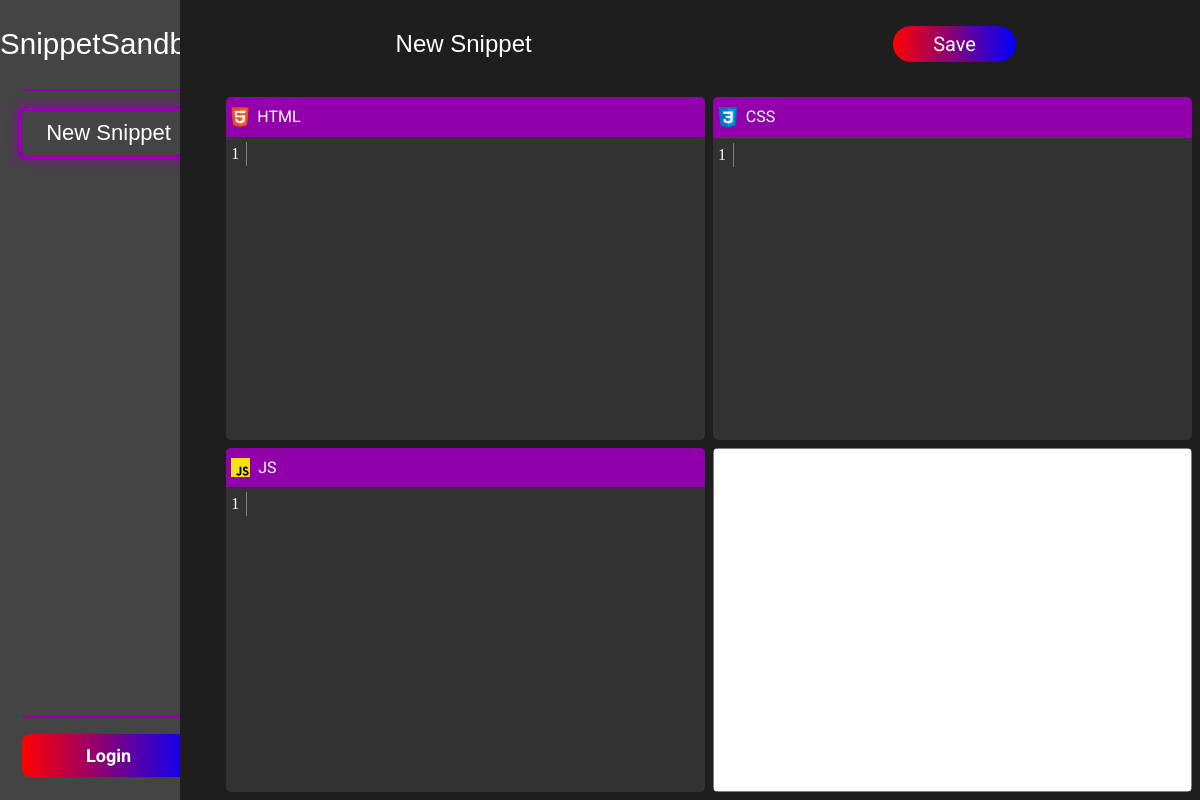
/snippet/7, run on an earlier commit of the app's database.
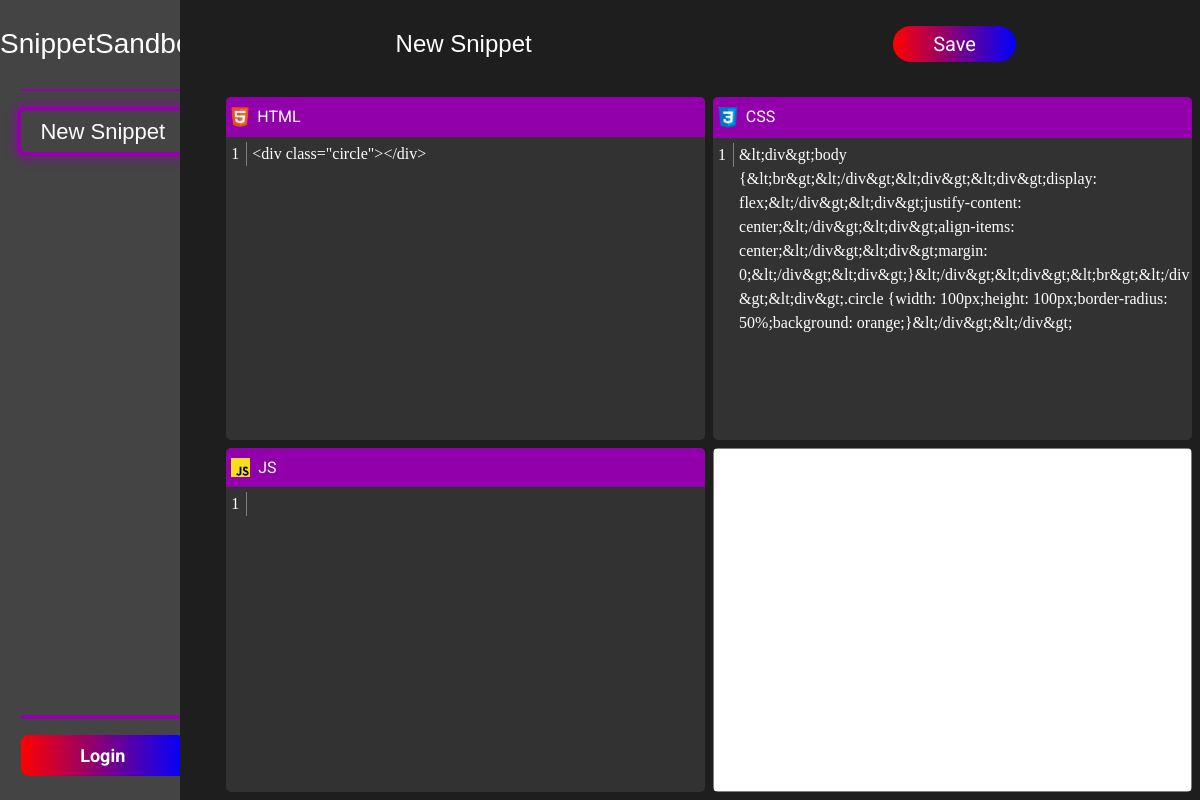
And on a later commit of the database.
### app.py (models this page shows)
class Snippet(db.Model):
    id = db.Column(db.Integer, primary_key=True, nullable=False, unique=True)
    name = db.Column(db.String(25), nullable=False)
    html = db.Column(db.Text, default="")
    css = db.Column(db.Text, default="")
    js = db.Column(db.Text, default="")
    author_id = db.Column(db.Integer, db.ForeignKey('user.id'), nullable=False)

### app.py (the view)
@app.route('/snippet/<snippet_id>')
def snippet(snippet_id):
    snippet = Snippet.query.filter_by(id=snippet_id).first()
    return render_template('snippet.html', snippet=snippet)

### templates/snippet.html (shortened to what this page needs)
{% extends 'base.html' %}
{% block head %}
<link rel="stylesheet" href="{{ url_for('static', filename='css/snippet.css') }}">
{% endblock %}
{% block body %}
<div class="utils-bar">
    <div class="snippet-name">New Snippet</div>
    <div class="save-btn">Save</div>
</div>
<div class="main">
    <div class="sec html">
        <div class="language-heading"><img class="language-logo" src="{{ url_for('static', filename='img/html.png')}}" height="20px"><div class="language-name">HTML</div></div>
        <div class="codebox">
            <div class="numbering"><span>1</span></div>
            <div class="code" contenteditable="true" spellcheck="false" tabindex="0">
                {{ snippet.html }}
            </div>
        </div>
    </div>
    <div class="sec css">
        <div class="language-heading"><img class="language-logo" src="{{ url_for('static', filename='img/css.png')}}" height="21px"><div class="language-name">CSS</div></div>
        <div class="codebox">
            <div class="numbering"><span>1</span></div>
            <div class="code" contenteditable="true" spellcheck="false" tabindex="0">
                {{ snippet.css }}
            </div>
        </div>
    </div>
    <div class="sec js">
        <div class="language-heading"><img class="language-logo" src="{{ url_for('static', filename='img/js.png')}}" height="19px"><div class="language-name">JS</div></div>
        <div class="codebox">
            <div class="numbering"><span>1</span></div>
            <div class="code" contenteditable="true" spellcheck="false" tabindex="0">
            </div>
        </div>
    </div>
    <div class="sec website">
        <iframe id="snippet-iframe" style="border: 1px solid gray" width="100%" height="100%"></iframe>
    </div>
</div>
{% endblock %}

### templates/base.html (shortened to what this page needs)
<!DOCTYPE html>
<html lang="en">
<head>
    <link rel="stylesheet" href="{{ url_for('static', filename='css/base.css') }}">
    {% block head %}
    {% endblock %}
</head>
<body>
    <div class="nav">
        <div class="nav__logo" onclick="window.location.href='/';">
            <div class="nav__logo__name">SnippetSandbox</div>
        </div>
        <div class="nav__main">
            <div class="nav__main__bar"></div>
            <div class="nav__main__new-btn nav-btn" tabindex="0" onclick="window.location.href='/new-snippet'">New Snippet</div>
        </div>
        {% if session.user %}
            <div class="nav__logout">
                <div class="nav__logout__bar"></div>
                <div class="nav__logout__btn" onclick="window.location.href='/logout'" tabindex="0">Logout</div>
            </div>
        {% else %}
            <div class="nav__login">
                <div class="nav__login__bar"></div>
                <div class="nav__login__btn" onclick="window.location.href='/login'" tabindex="0">Login</div>
            </div>
        {% endif %}
    </div>
    <div class="fake-nav"></div>
    <div class="container">
        {% block body %}
        {% endblock %}
    </div>
</body>
</html>

### static/css/base.css (style rules this page uses)
*, *::before, *::after { box-sizing: border-box; }
:root { --dark-800: 30, 30, 30; --dark-600: 68, 68, 68; --primary-200: 146, 0, 172; --primary-400: 138, 14, 160; --primary-600: 109, 0, 128; --primary-800: 88, 1, 104; }
body { margin: 0; background: rgb(var(--dark-800)); overflow-x: hidden; display: grid; grid-template-columns: 1fr 4.5fr; grid-template-rows: 1fr; }
.nav { position: fixed; left: 0; top: 0; height: 100vh; width: 15vw; background: rgb(var(--dark-600)); overflow-x: hidden; display: grid; grid-template-columns: 1fr; grid-template-rows: 0.75fr 5fr 1fr; }
.fake-nav { width: 15vw; height: 100vh; }
.nav__logo { display: flex; align-items: center; justify-content: center; cursor: pointer; text-align: center; width: 100%; height: 100%; color: white; font-family: sans-serif; font-size: 3.5vh; transition: font-size 125ms ease-out; }
.nav__logo__name { position: relative; }
.nav__main__bar { width: 100%; height: 0.3vh; margin: 0 auto; background: rgb(var(--primary-200)); }
.nav__login, .nav__logout { display: flex; flex-direction: column; justify-content: center; gap: 1em; margin-top: 10px; }
.nav__login__btn { cursor: pointer; margin: 0 auto; text-align: center; color: white; font-family: Roboto; font-size: 2.25vh; font-weight: bold; width: 80%; padding: 5%; border-radius: 1vh; background: linear-gradient(to right, red, blue); position: relative; transition: transform 250ms ease; }
.nav__login__bar { width: 80%; margin: 0 auto; height: 0.4vh; background: rgb(var(--primary-200)); }
.nav__main { width: 80%; margin: 0 auto; display: flex; flex-direction: column; gap: 1.25em; }
.nav-btn { cursor: pointer; display: flex; justify-content: center; align-items: center; width: 100%; aspect-ratio: 4 / 1; border-radius: 0.5vh; outline: 0.5vh solid rgb(var(--primary-200)); color: white; font-family: sans-serif; font-size: 2.75vh; box-shadow: 0 0 1vh 1vh rgb(var(--primary-200), 0.5); transition: background 125ms linear; }
.container { height: 100%; }

### static/css/snippet.css (style rules this page uses)
body { overflow: hidden; }
.container { display: grid; grid-template-rows: 1fr 8fr; }
.utils-bar { display: grid; grid-template-columns: 1fr 1fr; place-items: center; }
.snippet-name { color: white; font-family: sans-serif; font-size: 1.5rem; }
.main { display: grid; grid-template-rows: repeat(2, minmax(0, 1fr)); grid-template-columns: 1fr 1fr; gap: 0.5em; padding: 0.5em; max-height: 89vh; overflow: hidden; }
.main > * { border-radius: 5px; overflow: hidden; }
.sec:not(.website) { background: rgb(50, 50, 50); display: flex; flex-direction: column; }
.language-heading { font-family: Roboto, sans-serif; color: white; background: rgb(var(--primary-200)); display: flex; padding: 10px 5px; gap: 0.5em; }
.language-logo { margin: auto 0; }
.save-btn { cursor: pointer; width: max-content; padding: 0.75vh 5vh; font-family: Roboto, sans-serif; font-size: 2.5vh; color: white; border-radius: 100vw; background: linear-gradient(to right, red, blue); transition: padding 125ms ease-out; }
.codebox { padding: 5px; display: flex; color: white; font-family: Consolas; max-height: 100%; overflow: auto; }
.numbering { padding-left: 0; padding-right: 7px; display: flex; flex-direction: column; line-height: 1.5; border-right: 1px solid gray; height: max-content; }
.code { width: 100%; height: max-content; padding: 0 5px; cursor: text; line-height: 1.5; color: white; }

What changed in the data, as far as the page shows it:
added Snippet: html "<div class=\"circle\"></div>", css "&lt;div&gt;body {&lt;br&gt;&lt;/div&gt;&lt;div&gt;&lt;div&gt;display: flex;&lt;/div&gt;&lt;div&gt;justify-content: center;&lt;/div&gt;&lt;div&gt;align-items: center;&lt;/div&gt;&lt;div&gt;margin: 0;&lt;/div&gt;&lt;div&gt;}&lt;/div&gt;&lt;div&gt;&lt;br&gt;&lt;/div&gt;&lt;div&gt;.circle {width: 100px;height: 100px;border-radius: 50%;background: orange;}&lt;/div&gt;&lt;/div&gt;"
